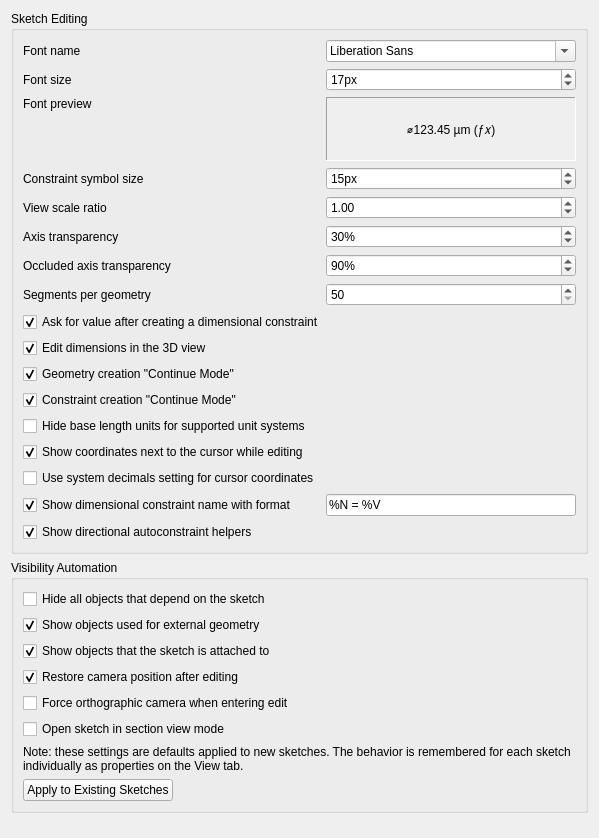
<?xml version="1.0" encoding="UTF-8"?>
<ui version="4.0">
 <class>SketcherGui::SketcherSettingsDisplay</class>
 <widget class="QWidget" name="SketcherGui::SketcherSettingsDisplay">
  <property name="geometry">
   <rect>
    <x>0</x>
    <y>0</y>
    <width>500</width>
    <height>538</height>
   </rect>
  </property>
  <property name="windowTitle">
   <string>Display</string>
  </property>
  <layout class="QVBoxLayout" name="verticalLayout">
   <item>
    <widget class="QGroupBox" name="groupBox_1">
     <property name="title">
      <string>Sketch Editing</string>
     </property>
     <layout class="QGridLayout" name="gridLayout_1">
      <item row="0" column="0">
       <widget class="QLabel" name="label_5">
        <property name="text">
         <string>Font name</string>
        </property>
       </widget>
      </item>
      <item row="0" column="1">
       <widget class="Gui::PrefFontBox" name="fontBoxSketcherFontName">
        <property name="minimumSize">
         <size>
          <width>250</width>
          <height>0</height>
         </size>
        </property>
        <property name="toolTip">
         <string>Font used for labels and constraints</string>
        </property>
        <property name="prefEntry" stdset="0">
         <cstring>EditSketcherFontName</cstring>
        </property>
        <property name="prefPath" stdset="0">
         <cstring>View</cstring>
        </property>
       </widget>
      </item>
      <item row="1" column="0">
       <widget class="QLabel" name="label_0">
        <property name="minimumSize">
         <size>
          <width>182</width>
          <height>0</height>
         </size>
        </property>
        <property name="text">
         <string>Font size</string>
        </property>
        <property name="buddy">
         <cstring>EditSketcherFontSize</cstring>
        </property>
       </widget>
      </item>
      <item row="1" column="1">
       <widget class="Gui::PrefSpinBox" name="EditSketcherFontSize">
        <property name="toolTip">
         <string>Font size used for labels and constraints</string>
        </property>
        <property name="suffix">
         <string>px</string>
        </property>
        <property name="minimum">
         <number>1</number>
        </property>
        <property name="maximum">
         <number>100</number>
        </property>
        <property name="value">
         <number>17</number>
        </property>
        <property name="prefEntry" stdset="0">
         <cstring>EditSketcherFontSize</cstring>
        </property>
        <property name="prefPath" stdset="0">
         <cstring>View</cstring>
        </property>
       </widget>
      </item>
      <item row="2" column="0">
       <widget class="QLabel" name="label_6">
        <property name="text">
         <string>Font preview</string>
        </property>
        <property name="alignment">
         <set>Qt::AlignTop|Qt::AlignLeft|Qt::AlignLeading</set>
        </property>
       </widget>
      </item>
      <item row="2" column="1" rowspan="2">
       <widget class="QLabel" name="LabelFontPreview">
        <property name="toolTip">
         <string>Preview of a constraint text when selected font family and size is used</string>
        </property>
        <property name="minimumSize">
         <size>
          <width>0</width>
          <height>64</height>
         </size>
        </property>
        <property name="text">
         <string>⌀123.45 µm (ƒ𝑥)</string>
        </property>
        <property name="alignment">
         <set>Qt::AlignCenter</set>
        </property>
        <property name="frameShape">
         <enum>QFrame::Panel</enum>
        </property>
        <property name="frameShadow">
         <enum>QFrame::Sunken</enum>
        </property>
        <property name="lineWidth">
         <number>1</number>
        </property>
        <property name="autoFillBackground">
         <bool>true</bool>
        </property>
        <property name="palette">
         <palette>
          <active>
           <colorrole role="Window">
            <brush brushstyle="SolidPattern">
             <color alpha="255">
              <red>255</red>
              <green>255</green>
              <blue>255</blue>
             </color>
            </brush>
           </colorrole>
          </active>
         </palette>
        </property>
       </widget>
      </item>
      <item row="3" column="0">
       <widget class="QLabel" name="LabelFontMessage">
        <property name="toolTip">
         <string>Because the selected font does not contain all characters Sketcher uses,
the characters listed here will be drawn using a substitute font.</string>
        </property>
        <property name="text">
         <string></string>
        </property>
        <property name="textInteractionFlags">
         <set>Qt::TextSelectableByMouse</set>
        </property>
        <property name="alignment">
         <set>Qt::AlignBottom|Qt::AlignRight|Qt::AlignTrailing</set>
        </property>
        <property name="font">
         <font>
          <weight>75</weight>
          <bold>true</bold>
         </font>
        </property>
       </widget>
      </item>
      <!-- Constraint symbol size -->
      <item row="4" column="0">
       <widget class="QLabel" name="label_ConstraintSymbolSize">
        <property name="text">
         <string>Constraint symbol size</string>
        </property>
        <property name="buddy">
         <cstring>ConstraintSymbolSize</cstring>
        </property>
       </widget>
      </item>
      <item row="4" column="1">
       <widget class="Gui::PrefSpinBox" name="ConstraintSymbolSize">
        <property name="toolTip">
         <string>Pixel size used to render constraint symbols</string>
        </property>
        <property name="suffix">
         <string>px</string>
        </property>
        <property name="minimum">
         <number>6</number>
        </property>
        <property name="maximum">
         <number>96</number>
        </property>
        <property name="value">
         <number>15</number>
        </property>
        <property name="prefEntry" stdset="0">
         <cstring>ConstraintSymbolSize</cstring>
        </property>
        <property name="prefPath" stdset="0">
         <cstring>View</cstring>
        </property>
       </widget>
      </item>
      <item row="5" column="0">
       <widget class="QLabel" name="label_1">
        <property name="minimumSize">
         <size>
          <width>182</width>
          <height>0</height>
         </size>
        </property>
        <property name="text">
         <string>View scale ratio</string>
        </property>
        <property name="buddy">
         <cstring>viewScalingFactor</cstring>
        </property>
       </widget>
      </item>
      <item row="5" column="1">
       <widget class="Gui::PrefDoubleSpinBox" name="viewScalingFactor">
        <property name="toolTip">
         <string>Scales the 3D view based on this factor</string>
        </property>
        <property name="inputMethodHints">
         <set>Qt::ImhPreferNumbers</set>
        </property>
        <property name="decimals">
         <number>2</number>
        </property>
        <property name="minimum">
         <double>0.500000000000000</double>
        </property>
        <property name="maximum">
         <double>5.000000000000000</double>
        </property>
        <property name="singleStep">
         <double>0.050000000000000</double>
        </property>
        <property name="value">
         <double>1.000000000000000</double>
        </property>
        <property name="prefEntry" stdset="0">
         <cstring>ViewScalingFactor</cstring>
        </property>
        <property name="prefPath" stdset="0">
         <cstring>View</cstring>
        </property>
       </widget>
      </item>
      <item row="6" column="0">
       <widget class="QLabel" name="label_axisTransparency">
        <property name="text">
         <string>Axis transparency</string>
        </property>
        <property name="buddy">
         <cstring>axisTransparency</cstring>
        </property>
       </widget>
      </item>
      <item row="6" column="1">
       <widget class="Gui::PrefSpinBox" name="axisTransparency">
        <property name="toolTip">
         <string>Transparency of visible axes.</string>
        </property>
        <property name="suffix">
         <string notr="true">%</string>
        </property>
        <property name="minimum">
         <number>0</number>
        </property>
        <property name="maximum">
         <number>100</number>
        </property>
        <property name="value">
         <number>30</number>
        </property>
        <property name="singleStep">
         <number>10</number>
        </property>
        <property name="prefEntry" stdset="0">
         <cstring>AxisTransparency</cstring>
        </property>
        <property name="prefPath" stdset="0">
         <cstring>Mod/Sketcher/General</cstring>
        </property>
       </widget>
      </item>
      <item row="7" column="0">
       <widget class="QLabel" name="label_occludedAxisTransparency">
        <property name="text">
         <string>Occluded axis transparency</string>
        </property>
        <property name="buddy">
         <cstring>occludedAxisTransparency</cstring>
        </property>
       </widget>
      </item>
      <item row="7" column="1">
       <widget class="Gui::PrefSpinBox" name="occludedAxisTransparency">
        <property name="toolTip">
         <string>Transparency of occluded axes.</string>
        </property>
        <property name="suffix">
         <string notr="true">%</string>
        </property>
        <property name="minimum">
         <number>0</number>
        </property>
        <property name="maximum">
         <number>100</number>
        </property>
        <property name="value">
         <number>90</number>
        </property>
        <property name="singleStep">
         <number>10</number>
        </property>
        <property name="prefEntry" stdset="0">
         <cstring>OccludedAxisTransparency</cstring>
        </property>
        <property name="prefPath" stdset="0">
         <cstring>Mod/Sketcher/General</cstring>
        </property>
       </widget>
      </item>
      <item row="8" column="0">
       <widget class="QLabel" name="label_3">
        <property name="text">
         <string>Segments per geometry</string>
        </property>
        <property name="buddy">
         <cstring>SegmentsPerGeometry</cstring>
        </property>
       </widget>
      </item>
      <item row="8" column="1">
       <widget class="Gui::PrefSpinBox" name="SegmentsPerGeometry">
        <property name="toolTip">
         <string>The number of polygons used for geometry approximation</string>
        </property>
        <property name="minimum">
         <number>50</number>
        </property>
        <property name="maximum">
         <number>1000</number>
        </property>
        <property name="prefEntry" stdset="0">
         <cstring>SegmentsPerGeometry</cstring>
        </property>
        <property name="prefPath" stdset="0">
         <cstring>View</cstring>
        </property>
       </widget>
      </item>
      <item row="9" column="0" colspan="2">
       <widget class="Gui::PrefCheckBox" name="dialogOnDistanceConstraint">
        <property name="toolTip">
         <string>Opens a dialog to input a value for new dimensional constraints after creation</string>
        </property>
        <property name="text">
         <string>Ask for value after creating a dimensional constraint</string>
        </property>
        <property name="checked">
         <bool>true</bool>
        </property>
        <property name="prefEntry" stdset="0">
         <cstring>ShowDialogOnDistanceConstraint</cstring>
        </property>
        <property name="prefPath" stdset="0">
         <cstring>Mod/Sketcher</cstring>
        </property>
       </widget>
      </item>
      <item row="10" column="0" colspan="2">
       <widget class="Gui::PrefCheckBox" name="editDimensionsInView">
        <property name="toolTip">
         <string>Types a dimension's value in a box on the dimension itself instead of a dialog: Enter applies it, Esc keeps the dimension as it is</string>
        </property>
        <property name="text">
         <string>Edit dimensions in the 3D view</string>
        </property>
        <property name="checked">
         <bool>true</bool>
        </property>
        <property name="prefEntry" stdset="0">
         <cstring>EditDimensionsInView</cstring>
        </property>
        <property name="prefPath" stdset="0">
         <cstring>Mod/Sketcher</cstring>
        </property>
       </widget>
      </item>
      <item row="11" column="0" colspan="2">
       <widget class="Gui::PrefCheckBox" name="continueMode">
        <property name="toolTip">
         <string>Keeps the current Sketcher tool active after creating geometry</string>
        </property>
        <property name="text">
         <string>Geometry creation &quot;Continue Mode&quot;</string>
        </property>
        <property name="checked">
         <bool>true</bool>
        </property>
        <property name="prefEntry" stdset="0">
         <cstring>ContinuousCreationMode</cstring>
        </property>
        <property name="prefPath" stdset="0">
         <cstring>Mod/Sketcher</cstring>
        </property>
       </widget>
      </item>
      <item row="12" column="0" colspan="2">
       <widget class="Gui::PrefCheckBox" name="constraintMode">
        <property name="toolTip">
         <string>Keeps the current Sketcher constraint tool active after creating geometry</string>
        </property>
        <property name="text">
         <string>Constraint creation &quot;Continue Mode&quot;</string>
        </property>
        <property name="checked">
         <bool>true</bool>
        </property>
        <property name="prefEntry" stdset="0">
         <cstring>ContinuousConstraintMode</cstring>
        </property>
        <property name="prefPath" stdset="0">
         <cstring>Mod/Sketcher</cstring>
        </property>
       </widget>
      </item>
      <item row="13" column="0" colspan="2">
       <widget class="Gui::PrefCheckBox" name="checkBoxHideUnits">
        <property name="toolTip">
         <string>Base length units will not be displayed in constraints or cursor coordinates.
Supports all unit systems except 'US customary' and 'Building US/Euro'.</string>
        </property>
        <property name="text">
         <string>Hide base length units for supported unit systems</string>
        </property>
        <property name="prefEntry" stdset="0">
         <cstring>HideUnits</cstring>
        </property>
        <property name="prefPath" stdset="0">
         <cstring>Mod/Sketcher</cstring>
        </property>
       </widget>
      </item>
      <item row="14" column="0">
       <widget class="Gui::PrefCheckBox" name="checkBoxShowCursorCoords">
        <property name="toolTip">
         <string>Shows cursor position coordinates next to the cursor while editing a sketch</string>
        </property>
        <property name="text">
         <string>Show coordinates next to the cursor while editing</string>
        </property>
        <property name="checked">
         <bool>true</bool>
        </property>
        <property name="prefEntry" stdset="0">
         <cstring>ShowCursorCoords</cstring>
        </property>
        <property name="prefPath" stdset="0">
         <cstring>Mod/Sketcher</cstring>
        </property>
       </widget>
      </item>
      <item row="15" column="0">
       <widget class="Gui::PrefCheckBox" name="checkBoxUseSystemDecimals">
        <property name="toolTip">
         <string>Cursor coordinates will use the system decimals setting instead of the short form</string>
        </property>
        <property name="text">
         <string>Use system decimals setting for cursor coordinates</string>
        </property>
        <property name="prefEntry" stdset="0">
         <cstring>UseSystemDecimals</cstring>
        </property>
        <property name="prefPath" stdset="0">
         <cstring>Mod/Sketcher</cstring>
        </property>
       </widget>
      </item>
      <item row="16" column="0">
       <widget class="Gui::PrefCheckBox" name="checkBoxShowDimensionalName">
        <property name="toolTip">
         <string>Shows names of dimensional constraints, if they exist</string>
        </property>
        <property name="text">
         <string>Show dimensional constraint name with format</string>
        </property>
        <property name="prefEntry" stdset="0">
         <cstring>ShowDimensionalName</cstring>
        </property>
        <property name="prefPath" stdset="0">
         <cstring>Mod/Sketcher</cstring>
        </property>
        <property name="checked">
         <bool>true</bool>
        </property>
       </widget>
      </item>
      <item row="16" column="1">
       <widget class="Gui::PrefLineEdit" name="prefDimensionalStringFormat">
        <property name="toolTip">
         <string>The format of the dimensional constraint string presentation.
Defaults to: %N = %V

%N - name parameter
%V - dimension value</string>
        </property>
        <property name="text">
         <string notr="true">%N = %V</string>
        </property>
        <property name="placeholderText">
         <string>%N = %V</string>
        </property>
        <property name="prefEntry" stdset="0">
         <cstring>DimensionalStringFormat</cstring>
        </property>
        <property name="prefPath" stdset="0">
         <cstring>Mod/Sketcher</cstring>
        </property>
       </widget>
      </item>
      <item row="17" column="0" colspan="2">
       <widget class="Gui::PrefCheckBox" name="checkBoxShowDirectionalAutoConstraintHints">
        <property name="toolTip">
         <string>Shows helper lines for directional autoconstraints such as parallel, perpendicular, and tangent</string>
        </property>
        <property name="text">
         <string>Show directional autoconstraint helpers</string>
        </property>
        <property name="checked">
         <bool>true</bool>
        </property>
        <property name="prefEntry" stdset="0">
         <cstring>ShowDirectionalAutoConstraintHints</cstring>
        </property>
        <property name="prefPath" stdset="0">
         <cstring>Mod/Sketcher/General</cstring>
        </property>
       </widget>
      </item>
     </layout>
    </widget>
   </item>
   <item>
    <widget class="QGroupBox" name="groupBox_2">
     <property name="enabled">
      <bool>true</bool>
     </property>
     <property name="sizePolicy">
      <sizepolicy hsizetype="Expanding" vsizetype="Minimum">
       <horstretch>0</horstretch>
       <verstretch>0</verstretch>
      </sizepolicy>
     </property>
     <property name="minimumSize">
      <size>
       <width>0</width>
       <height>0</height>
      </size>
     </property>
     <property name="maximumSize">
      <size>
       <width>16777215</width>
       <height>16777215</height>
      </size>
     </property>
     <property name="baseSize">
      <size>
       <width>0</width>
       <height>0</height>
      </size>
     </property>
     <property name="title">
      <string>Visibility Automation</string>
     </property>
     <layout class="QVBoxLayout" name="verticalLayout_2">
      <item>
       <widget class="Gui::PrefCheckBox" name="checkBoxTVHideDependent">
        <property name="toolTip">
         <string>Hides all object features that depend on the opened sketch</string>
        </property>
        <property name="text">
         <string>Hide all objects that depend on the sketch</string>
        </property>
        <property name="checked">
         <bool>false</bool>
        </property>
        <property name="prefEntry" stdset="0">
         <cstring>HideDependent</cstring>
        </property>
        <property name="prefPath" stdset="0">
         <cstring>Mod/Sketcher/General</cstring>
        </property>
       </widget>
      </item>
      <item>
       <widget class="Gui::PrefCheckBox" name="checkBoxTVShowLinks">
        <property name="toolTip">
         <string>Shows source objects which are used for external geometry in the opened sketch</string>
        </property>
        <property name="text">
         <string>Show objects used for external geometry</string>
        </property>
        <property name="checked">
         <bool>true</bool>
        </property>
        <property name="prefEntry" stdset="0">
         <cstring>ShowLinks</cstring>
        </property>
        <property name="prefPath" stdset="0">
         <cstring>Mod/Sketcher/General</cstring>
        </property>
       </widget>
      </item>
      <item>
       <widget class="Gui::PrefCheckBox" name="checkBoxTVShowSupport">
        <property name="toolTip">
         <string>Shows objects the opened sketch is attached to</string>
        </property>
        <property name="text">
         <string>Show objects that the sketch is attached to</string>
        </property>
        <property name="checked">
         <bool>true</bool>
        </property>
        <property name="prefEntry" stdset="0">
         <cstring>ShowSupport</cstring>
        </property>
        <property name="prefPath" stdset="0">
         <cstring>Mod/Sketcher/General</cstring>
        </property>
       </widget>
      </item>
      <item>
       <widget class="Gui::PrefCheckBox" name="checkBoxTVRestoreCamera">
        <property name="toolTip">
         <string>Restores the camera position after closing the sketch</string>
        </property>
        <property name="text">
         <string>Restore camera position after editing</string>
        </property>
        <property name="checked">
         <bool>true</bool>
        </property>
        <property name="prefEntry" stdset="0">
         <cstring>RestoreCamera</cstring>
        </property>
        <property name="prefPath" stdset="0">
         <cstring>Mod/Sketcher/General</cstring>
        </property>
       </widget>
      </item>
      <item>
       <widget class="Gui::PrefCheckBox" name="checkBoxTVForceOrtho">
        <property name="toolTip">
         <string>Forces the camera to an orthographic view when editing a sketch.
Works only when &quot;Restore camera position after editing&quot; is enabled.</string>
        </property>
        <property name="text">
         <string>Force orthographic camera when entering edit</string>
        </property>
        <property name="checked">
         <bool>false</bool>
        </property>
        <property name="prefEntry" stdset="0">
         <cstring>ForceOrtho</cstring>
        </property>
        <property name="prefPath" stdset="0">
         <cstring>Mod/Sketcher/General</cstring>
        </property>
       </widget>
      </item>
      <item>
       <widget class="Gui::PrefCheckBox" name="checkBoxTVSectionView">
        <property name="toolTip">
         <string>Opens a sketch in section view mode, showing only objects behind the sketch plane</string>
        </property>
        <property name="text">
         <string>Open sketch in section view mode</string>
        </property>
        <property name="checked">
         <bool>false</bool>
        </property>
        <property name="prefEntry" stdset="0">
         <cstring>SectionView</cstring>
        </property>
        <property name="prefPath" stdset="0">
         <cstring>Mod/Sketcher/General</cstring>
        </property>
       </widget>
      </item>
      <item>
       <widget class="QLabel" name="label_4">
        <property name="sizePolicy">
         <sizepolicy hsizetype="Preferred" vsizetype="Preferred">
          <horstretch>0</horstretch>
          <verstretch>0</verstretch>
         </sizepolicy>
        </property>
        <property name="text">
         <string>Note: these settings are defaults applied to new sketches. The behavior is remembered for each sketch individually as properties on the View tab.</string>
        </property>
        <property name="alignment">
         <set>Qt::AlignBottom|Qt::AlignLeading|Qt::AlignLeft</set>
        </property>
        <property name="wordWrap">
         <bool>true</bool>
        </property>
       </widget>
      </item>
      <item>
       <widget class="QPushButton" name="btnTVApply">
        <property name="sizePolicy">
         <sizepolicy hsizetype="Fixed" vsizetype="Fixed">
          <horstretch>0</horstretch>
          <verstretch>0</verstretch>
         </sizepolicy>
        </property>
        <property name="toolTip">
         <string>Applies current visibility automation settings to all sketches in the open documents</string>
        </property>
        <property name="text">
         <string>Apply to Existing Sketches</string>
        </property>
       </widget>
      </item>
     </layout>
    </widget>
   </item>
   <item>
    <spacer name="verticalSpacer">
     <property name="orientation">
      <enum>Qt::Vertical</enum>
     </property>
     <property name="sizeHint" stdset="0">
      <size>
       <width>20</width>
       <height>40</height>
      </size>
     </property>
    </spacer>
   </item>
  </layout>
 </widget>
 <customwidgets>
  <customwidget>
   <class>Gui::PrefSpinBox</class>
   <extends>QSpinBox</extends>
   <header>Gui/PrefWidgets.h</header>
  </customwidget>
  <customwidget>
   <class>Gui::PrefCheckBox</class>
   <extends>QCheckBox</extends>
   <header>Gui/PrefWidgets.h</header>
  </customwidget>
  <customwidget>
   <class>Gui::PrefLineEdit</class>
   <extends>QLineEdit</extends>
   <header>Gui/PrefWidgets.h</header>
  </customwidget>
  <customwidget>
   <class>Gui::PrefDoubleSpinBox</class>
   <extends>QDoubleSpinBox</extends>
   <header>Gui/PrefWidgets.h</header>
  </customwidget>
  <customwidget>
   <class>Gui::PrefFontBox</class>
   <extends>QFontComboBox</extends>
   <header>Gui/PrefWidgets.h</header>
  </customwidget>
 </customwidgets>
 <tabstops>
  <tabstop>fontBoxSketcherFontName</tabstop>
  <tabstop>EditSketcherFontSize</tabstop>
  <tabstop>ConstraintSymbolSize</tabstop>
  <tabstop>viewScalingFactor</tabstop>
  <tabstop>axisTransparency</tabstop>
  <tabstop>occludedAxisTransparency</tabstop>
  <tabstop>SegmentsPerGeometry</tabstop>
  <tabstop>dialogOnDistanceConstraint</tabstop>
  <tabstop>continueMode</tabstop>
  <tabstop>constraintMode</tabstop>
  <tabstop>checkBoxHideUnits</tabstop>
  <tabstop>checkBoxShowCursorCoords</tabstop>
  <tabstop>checkBoxUseSystemDecimals</tabstop>
  <tabstop>checkBoxShowDimensionalName</tabstop>
  <tabstop>prefDimensionalStringFormat</tabstop>
  <tabstop>checkBoxShowDirectionalAutoConstraintHints</tabstop>
  <tabstop>checkBoxTVHideDependent</tabstop>
  <tabstop>checkBoxTVShowLinks</tabstop>
  <tabstop>checkBoxTVShowSupport</tabstop>
  <tabstop>checkBoxTVRestoreCamera</tabstop>
  <tabstop>checkBoxTVForceOrtho</tabstop>
  <tabstop>checkBoxTVSectionView</tabstop>
  <tabstop>btnTVApply</tabstop>
 </tabstops>
 <resources/>
 <connections>
  <connection>
   <sender>checkBoxTVRestoreCamera</sender>
   <signal>toggled(bool)</signal>
   <receiver>checkBoxTVForceOrtho</receiver>
   <slot>setEnabled(bool)</slot>
   <hints>
    <hint type="sourcelabel">
     <x>20</x>
     <y>20</y>
    </hint>
    <hint type="destinationlabel">
     <x>20</x>
     <y>20</y>
    </hint>
   </hints>
  </connection>
 </connections>
</ui>
